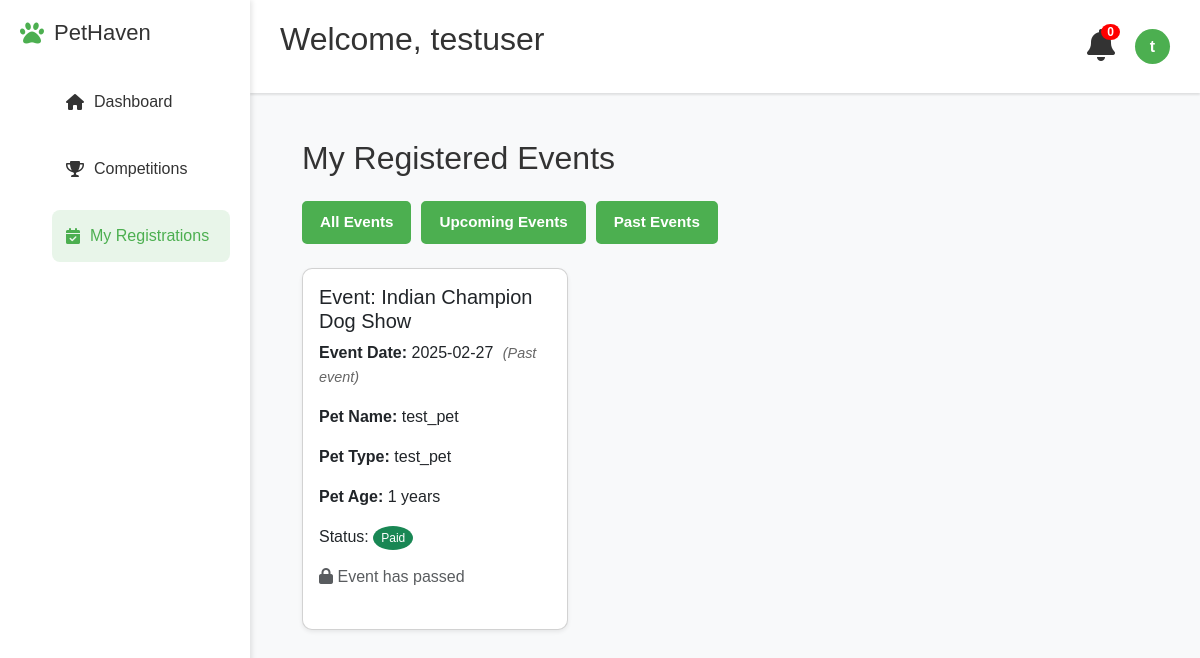
Screenshot of /registrations (signed in) with the database file from the repository.
### models.py (models this page shows)
class User(db.Model, UserMixin):
    id = db.Column(db.Integer, primary_key=True)
    username = db.Column(db.String(100), unique=True, nullable=False)
    email = db.Column(db.String(120), unique=True, nullable=False)
    password = db.Column(db.String(60), nullable=False)
    is_admin = db.Column(db.Boolean, default=False)

class Registration(db.Model):
    id = db.Column(db.Integer, primary_key=True)
    user_id = db.Column(db.Integer, db.ForeignKey('user.id'), nullable=False)
    event_id = db.Column(db.Integer, db.ForeignKey('event.id'), nullable=False)
    pet_name = db.Column(db.String(100), nullable=False)
    pet_type = db.Column(db.String(100), nullable=False)
    pet_age=db.Column(db.Integer,nullable=False)
    paid = db.Column(db.Boolean, default=False)
    timestamp = db.Column(db.DateTime, default=lambda: datetime.now(timezone.utc))
    event = db.relationship('Event', backref=db.backref('registrations', lazy=True))
    user = db.relationship('User', backref=db.backref('registrations', lazy=True))

class Event(db.Model):
    id = db.Column(db.Integer, primary_key=True)
    title = db.Column(db.String(200), nullable=False)
    description = db.Column(db.Text, nullable=False)
    date = db.Column(db.String(50), nullable=False)
    location=db.Column(db.String(250),nullable=False)
    prizes=db.Column(db.String(200),nullable=False)
    eligibility=db.Column(db.String(250),nullable=False)
    fee = db.Column(db.Float, default=500)
    image_filename = db.Column(db.String(200), nullable=False, default="default.jpg")

### app.py (the view)
@app.route('/registrations')
@login_required
def registrations():
    registered_events = db.session.query(Registration, Event).join(Event, Registration.event_id == Event.id).filter(Registration.user_id == current_user.id).all()
    current_date = datetime.now().date()
    processed_events = []
    for reg, event in registered_events:
        event_date = datetime.strptime(event.date, '%Y-%m-%d').date()
        can_edit = event_date > current_date
        processed_events.append((reg, event, can_edit))
    return render_template("registrations.html", registered_events=processed_events)

### app.py (called while the page is built)
@login_manager.user_loader
def load_user(user_id):
    return db.session.get(User, int(user_id))

### templates/registrations.html (shortened to what this page needs)
{% extends "base.html" %}
{% block content %}
<div class="container mt-4">
    <h2 class="mb-4">My Registered Events</h2>
    <div class="filter-buttons mb-4">
        <button class="filter-btn active" data-filter="all">All Events</button>
        <button class="filter-btn" data-filter="upcoming">Upcoming Events</button>
        <button class="filter-btn" data-filter="past">Past Events</button>
    </div>
    {% if registered_events %}
        <div class="row" id="events-container">
            {% for reg, event, can_edit in registered_events %}
                <div class="col-md-4 event-item" data-date="{{ event.date }}">
                    <div class="card shadow-sm mb-4">
                        <div class="card-body">
                            <h5 class="card-title">Event: {{ event.title }}</h5>
                            <p class="card-text">
                                <strong>Event Date:</strong> {{ event.date }}
                                <span class="relative-date" data-event-date="{{ event.date }}"></span>
                            </p>
                            <p class="card-text"><strong>Pet Name:</strong> {{ reg.pet_name }}</p>
                            <p class="card-text"><strong>Pet Type:</strong> {{ reg.pet_type }}</p>
                            <p class="card-text"><strong>Pet Age:</strong> {{ reg.pet_age }} years</p>
                            <p class="card-text">
                                <stron class="me-2">Status:</strong>
                                {% if reg.paid %}
                                    <span class="badge-pill bg-success">Paid</span>
                                {% else %}
                                    <span class=" badge-pill bg-warning text-dark">Pending Payment</span>
                                {% endif %}
                            </p>
                            <div class="button-group" style="display: flex; gap: 10px; margin-top: 15px;">
                                {% if can_edit %}
                                    <a href="{{ url_for('edit_registration', registration_id=reg.id) }}" class="btn btn-secondary">
                                        <i class="fas fa-edit"></i> Edit Details
                                    </a>
                                {% else %}
                                    <span class="text-muted"><i class="fas fa-lock"></i> Event has passed</span>
                                {% endif %}
                            </div>
                        </div>
                    </div>
                </div>
            {% endfor %}
        </div>
    {% else %}
        <p>No registrations found.</p>
    {% endif %}
</div>
{% endblock %}

### templates/base.html (shortened to what this page needs)
<!DOCTYPE html>
<html lang="en">
<head>
    <link rel="stylesheet" href="https://cdnjs.cloudflare.com/ajax/libs/font-awesome/6.0.0/css/all.min.css">
    <link href="https://cdn.jsdelivr.net/npm/bootstrap@5.3.0/dist/css/bootstrap.min.css" rel="stylesheet">
    <link rel="stylesheet" href="{{ url_for('static', filename='css/style.css') }}">
</head>
<body>
    {% if current_user.is_authenticated %}
        <div class="navbar" id="navbar">
            <h2>Welcome, {{ current_user.username }}</h2>
            <div class="nav-right">
                <div class="notification">
                    <i class="fas fa-bell fa-2x"></i>
                    <span class="badge">0</span>
                </div>
                <div class="profile-dropdown">
                    <div class="profile" onclick="toggleDropdown()">
                        <div class="profile-pic">{{ current_user.username[0] }}</div>
                    </div>
                </div>
            </div>
            </div>
            <div class="sidebar" id="sidebar">
                <div class="logo">
                    <i class="fas fa-paw"></i>
                    <h2>PetHaven</h2>
                </div>
                <ul class="nav-menu">
                    <li class="nav-item {% if request.endpoint == 'dashboard' %}active{% endif %}">
                        <a href="{{ url_for('dashboard') }}"><i class="fas fa-home"></i> Dashboard</a>
                    </li>
                    <li class="nav-item {% if request.endpoint == 'competitions' %}active{% endif %}">
                        <a href="{{ url_for('competitions') }}"><i class="fas fa-trophy"></i> Competitions</a>
                    </li>
                    <li class="nav-item {% if request.endpoint == 'registrations' %}active{% endif %}">
                        {% if current_user.is_admin %}
                            <a href="{{ url_for('all_registrations') }}"><i class="fas fa-list-alt"></i> All Registrations</a>
                        {% else %}
                            <a href="{{ url_for('registrations') }}"><i class="fas fa-calendar-check"></i> My Registrations</a>
                        {% endif %}
                    </li>
                </ul>
            </div>
    {% endif %}
    <div class="main-content">
        {% block content %}{% endblock %}
    </div>
</body>
</html>

### static/css/style.css (style rules this page uses)
body { font-family: 'Poppins', Arial, sans-serif; margin: 0px; padding: 0; margin-top: 75px; background-color: #f8f9fa; height: 100vh; color: #333; }
.card { background: white; border-radius: 12px; overflow: hidden; box-shadow: 0 4px 6px rgba(0, 0, 0, 0.1); transition: transform 0.3s ease, box-shadow 0.3s ease; height: 100%; display: flex; flex-direction: column; }
.view-btn, .auth-btn, .filter-btn, .payment-btn { padding: 10px 20px; border-radius: 8px; font-weight: 600; text-align: center; transition: all 0.3s ease; border: none; cursor: pointer; font-size: 0.95rem; text-decoration: none; }
.sidebar { position: fixed; left: 0; top: 0; height: 100%; width: 250px; background: white; box-shadow: 2px 0 5px rgba(0,0,0,0.1); padding: 20px; z-index: 990; transform: translateX(0); transition: transform 0.3s ease-in-out; }
.logo { display: flex; align-items: center; gap: 10px; margin-bottom: 30px; }
.logo i { color: #4CAF50; font-size: 24px; }
.logo h2 { font-size: 22px; margin: 0; }
.nav-menu { list-style: none; }
.nav-item { margin: 15px 0; padding: 12px; border-radius: 8px; cursor: pointer; }
.nav-item a { text-decoration: none; color: inherit; display: flex; align-items: center; width: 100%; padding: 2px; background-color: none; }
.nav-item i { margin-right: 10px; }
.nav-item.active a { background: #e8f5e9; color: #4CAF50; }
.nav-item.active { background: #e8f5e9; color: #4CAF50; }
.navbar { position: fixed; left: 250px; top: 0; width: calc(100% - 250px); display: flex; align-items: center; background: white; padding: 15px 30px; z-index: 100; box-shadow: 0 2px 2px rgba(0,0,0,0.1); transition: left 0.3s ease-in-out, width 0.3s ease-in-out; }
.navbar h2 { flex: 1; padding-top: 5px; text-align: start; }
.nav-right { display: flex; align-items: center; gap: 20px; }
.notification { position: relative; cursor: pointer; }
.badge { position: absolute; top: -5px; right: -5px; background: red; color: white; padding: 2px 6px; border-radius: 50%; font-size: 12px; }
.badge-pill { color: white; padding: 5px 8px; border-radius: 50%; font-size: 12px; }
.profile { display: flex; align-items: center; gap: 10px; }
.profile-pic { width: 35px; height: 35px; border-radius: 50%; background: #4CAF50; display: flex; align-items: center; justify-content: center; color: white; font-weight: bold; }
.main-content { margin-left: 250px; padding: 40px; z-index: 10000; min-width: 500px; width: calc(100% - 250px); }
.card { background: white; border-radius: 10px; overflow: hidden; box-shadow: 0 2px 5px rgba(0,0,0,0.1); cursor: pointer; transition: transform 0.3s, box-shadow 0.3s; }
.profile-dropdown { position: relative; cursor: pointer; }
.profile { display: flex; align-items: center; gap: 10px; cursor: pointer; }
.filter-btn { padding: 10px 20px; border: none; border-radius: 5px; cursor: pointer; font-weight: bold; transition: all 0.3s ease; }
.filter-btn:not(.reset) { background: #4CAF50; color: white; }
h2 { margin-bottom: 20px; }
.relative-date { font-size: 0.9em; color: #666; font-style: italic; margin-left: 5px; }

### templates/registrations.html (style rules this page uses)
.filter-buttons { display: flex; gap: 10px; margin-bottom: 20px; }
.filter-btn { padding: 8px 16px; border: 2px solid #4CAF50; background: white; color: #4CAF50; border-radius: 5px; cursor: pointer; transition: all 0.3s ease; }
.filter-btn.active { background: #4CAF50; color: white; }
.relative-date { font-size: 0.9em; color: #666; font-style: italic; margin-left: 5px; }

### rows the page displays
User: username "testuser", username "t"
Registration: title "Indian Champion Dog Show", date "2025-02-27", pet_name "test_pet", pet_type "test_pet", pet_age "1", paid "Paid"
